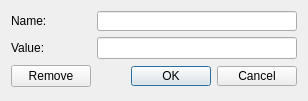
<?xml version="1.0" encoding="UTF-8"?>
<ui version="4.0">
 <class>C_UiRealEditor</class>
 <widget class="QDialog" name="C_UiRealEditor">
  <property name="geometry">
   <rect>
    <x>0</x>
    <y>0</y>
    <width>306</width>
    <height>101</height>
   </rect>
  </property>
  <property name="windowTitle">
   <string>Real</string>
  </property>
  <layout class="QVBoxLayout" name="verticalLayout_2">
   <item>
    <layout class="QHBoxLayout" name="horizontalLayout_3">
     <item>
      <widget class="QLabel" name="label_2">
       <property name="minimumSize">
        <size>
         <width>80</width>
         <height>20</height>
        </size>
       </property>
       <property name="maximumSize">
        <size>
         <width>80</width>
         <height>20</height>
        </size>
       </property>
       <property name="text">
        <string>Name:</string>
       </property>
      </widget>
     </item>
     <item>
      <widget class="QLineEdit" name="NameLineEdit">
       <property name="minimumSize">
        <size>
         <width>200</width>
         <height>20</height>
        </size>
       </property>
       <property name="maximumSize">
        <size>
         <width>16777215</width>
         <height>20</height>
        </size>
       </property>
      </widget>
     </item>
    </layout>
   </item>
   <item>
    <layout class="QHBoxLayout" name="horizontalLayout_2">
     <item>
      <widget class="QLabel" name="label">
       <property name="minimumSize">
        <size>
         <width>80</width>
         <height>20</height>
        </size>
       </property>
       <property name="maximumSize">
        <size>
         <width>80</width>
         <height>20</height>
        </size>
       </property>
       <property name="text">
        <string>Value:</string>
       </property>
      </widget>
     </item>
     <item>
      <widget class="QLineEdit" name="ValueLineEdit"/>
     </item>
    </layout>
   </item>
   <item>
    <layout class="QVBoxLayout" name="verticalLayout">
     <item>
      <layout class="QHBoxLayout" name="horizontalLayout">
       <item>
        <widget class="QPushButton" name="RemoveButton">
         <property name="text">
          <string>Remove</string>
         </property>
        </widget>
       </item>
       <item>
        <spacer name="horizontalSpacer">
         <property name="orientation">
          <enum>Qt::Horizontal</enum>
         </property>
         <property name="sizeHint" stdset="0">
          <size>
           <width>40</width>
           <height>20</height>
          </size>
         </property>
        </spacer>
       </item>
       <item>
        <widget class="QDialogButtonBox" name="ButtonBox">
         <property name="maximumSize">
          <size>
           <width>16777215</width>
           <height>20</height>
          </size>
         </property>
         <property name="orientation">
          <enum>Qt::Horizontal</enum>
         </property>
         <property name="standardButtons">
          <set>QDialogButtonBox::Cancel|QDialogButtonBox::Ok</set>
         </property>
        </widget>
       </item>
      </layout>
     </item>
    </layout>
   </item>
  </layout>
 </widget>
 <resources/>
 <connections>
  <connection>
   <sender>ButtonBox</sender>
   <signal>accepted()</signal>
   <receiver>C_UiRealEditor</receiver>
   <slot>accept()</slot>
   <hints>
    <hint type="sourcelabel">
     <x>248</x>
     <y>254</y>
    </hint>
    <hint type="destinationlabel">
     <x>157</x>
     <y>274</y>
    </hint>
   </hints>
  </connection>
  <connection>
   <sender>ButtonBox</sender>
   <signal>rejected()</signal>
   <receiver>C_UiRealEditor</receiver>
   <slot>reject()</slot>
   <hints>
    <hint type="sourcelabel">
     <x>316</x>
     <y>260</y>
    </hint>
    <hint type="destinationlabel">
     <x>286</x>
     <y>274</y>
    </hint>
   </hints>
  </connection>
 </connections>
</ui>
